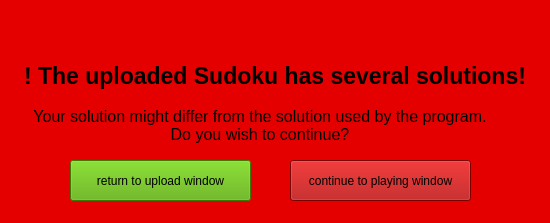
<?xml version="1.0" encoding="UTF-8"?>
<ui version="4.0">
 <class>SeveralSolution</class>
 <widget class="QWidget" name="SeveralSolution">
  <property name="geometry">
   <rect>
    <x>0</x>
    <y>0</y>
    <width>550</width>
    <height>223</height>
   </rect>
  </property>
  <property name="contextMenuPolicy">
   <enum>Qt::CustomContextMenu</enum>
  </property>
  <property name="windowTitle">
   <string>warning</string>
  </property>
  <property name="styleSheet">
   <string notr="true">background-color: rgb(229, 0, 0);</string>
  </property>
  <widget class="QLabel" name="label">
   <property name="geometry">
    <rect>
     <x>25</x>
     <y>50</y>
     <width>500</width>
     <height>51</height>
    </rect>
   </property>
   <property name="font">
    <font>
     <pointsize>17</pointsize>
     <bold>true</bold>
    </font>
   </property>
   <property name="text">
    <string>!! The uploaded Sudoku has several solutions!!</string>
   </property>
   <property name="alignment">
    <set>Qt::AlignCenter</set>
   </property>
  </widget>
  <widget class="QLabel" name="label_2">
   <property name="geometry">
    <rect>
     <x>25</x>
     <y>105</y>
     <width>470</width>
     <height>41</height>
    </rect>
   </property>
   <property name="font">
    <font>
     <pointsize>12</pointsize>
    </font>
   </property>
   <property name="text">
    <string>Your solution might differ from the solution used by the program.
Do you wish to continue?</string>
   </property>
   <property name="alignment">
    <set>Qt::AlignCenter</set>
   </property>
  </widget>
  <widget class="QPushButton" name="return_button">
   <property name="geometry">
    <rect>
     <x>70</x>
     <y>160</y>
     <width>181</width>
     <height>41</height>
    </rect>
   </property>
   <property name="styleSheet">
    <string notr="true">background-color: rgb(85, 170, 0);</string>
   </property>
   <property name="text">
    <string>return to upload window</string>
   </property>
  </widget>
  <widget class="QPushButton" name="continue_button">
   <property name="geometry">
    <rect>
     <x>290</x>
     <y>160</y>
     <width>181</width>
     <height>41</height>
    </rect>
   </property>
   <property name="styleSheet">
    <string notr="true">background-color: rgb(170, 0, 0);</string>
   </property>
   <property name="text">
    <string>continue to playing window</string>
   </property>
  </widget>
 </widget>
 <resources/>
 <connections/>
</ui>
